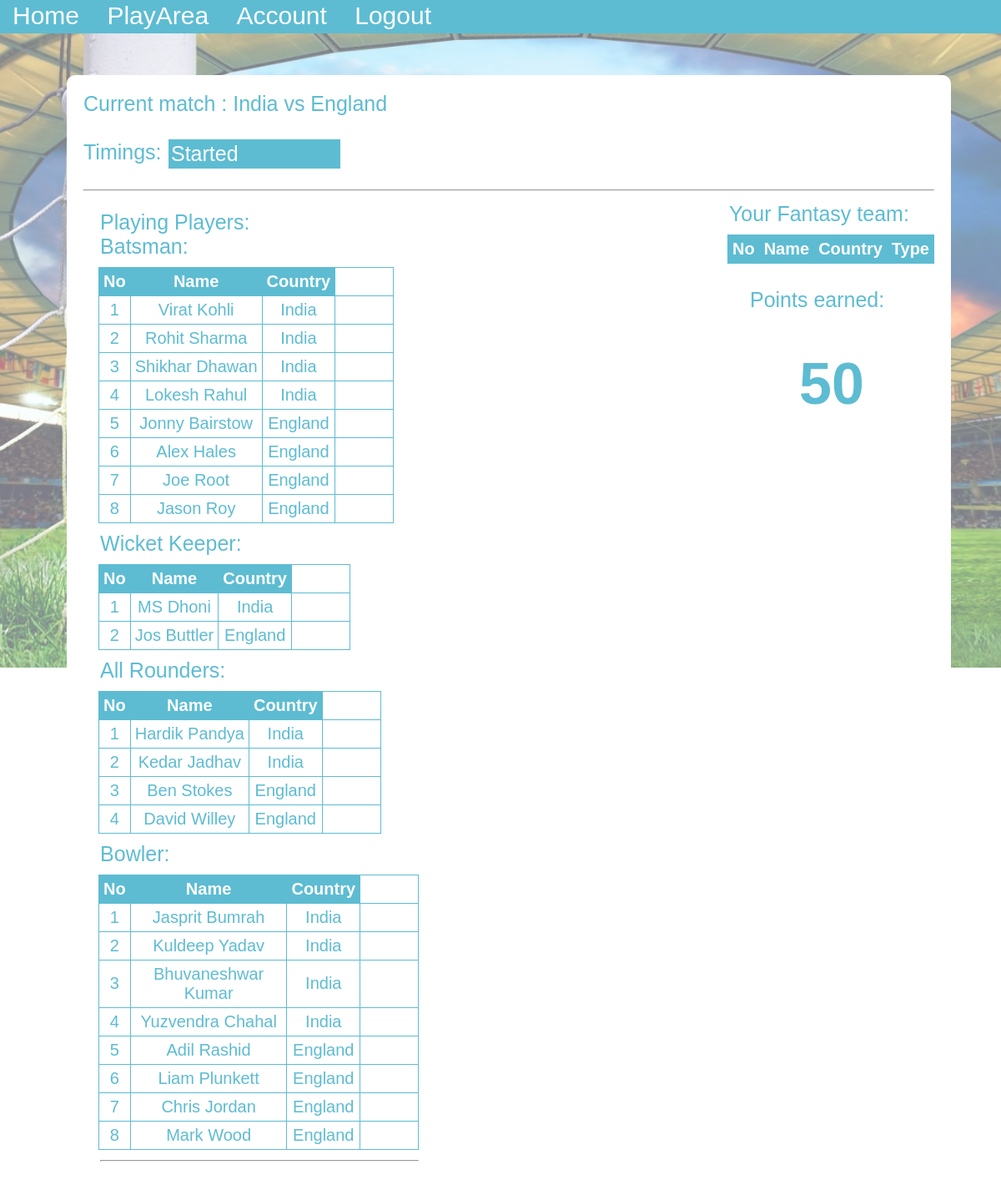
The app's page /dash/play.php (signed in) with its own data.
### tables this page shows
CREATE TABLE `matches` (
  `matchid` int(255) NOT NULL,
  `team1` varchar(100) NOT NULL,
  `team2` varchar(100) NOT NULL,
  `datetime` datetime NOT NULL
);

CREATE TABLE `playingplayers` (
  `ppid` int(100) NOT NULL,
  `playid` int(255) NOT NULL,
  `ppname` varchar(255) NOT NULL,
  `ppcountry` varchar(255) NOT NULL,
  `pptype` varchar(255) NOT NULL,
  `runs` varchar(255) NOT NULL,
  `wickets` varchar(255) NOT NULL,
  `points` varchar(255) NOT NULL
);

### dash/play.php (the view, shortened to what this page needs)
<html>
<head>
    <link rel="stylesheet" type="text/css" href="main.css" >
</head>
<?php
include '../connect.php';
?>
<body>
<div class='container'>
<div class='main'>
    <div class='tabs'>
        <a href="index.php">Home</a>
        <a href="play.php">PlayArea</a>
        <a href="account.php">Account</a>
        <a href="logout.php">Logout</a>
    </div>
    <div class='playarea'>
        Current match :
        <?php
            $q="select * from matches where matchid=1";
            $result=mysqli_query($connect,$q);
            $row_users = mysqli_fetch_array($result);
        $team1=$_SESSION['team1'] = $row_users['team1'];
        $team2=$_SESSION['team2'] = $row_users['team2'];
        echo $team1 ," vs ", $team2;
        echo "<br>";
        ?>
        <div class='time'>
            <br>
        Timings:
        <p id='timer'></p></div>
        <hr class='sep1'>
        <div class='cont'>
        <div class='side1'>
        <form method='post' action='select.php'>
        <div class='bats'>
        <?php
            $q1="select * from playingplayers where (ppcountry='$team1' && pptype='Batsman') || (ppcountry='$team2' && pptype='Batsman')";
            $result1=mysqli_query($connect,$q1);
            $no=1;
            echo "Playing Players:";
            echo "<br>";
            echo "Batsman:";
            echo "<table border='1' class='ptab'>
            <tr>
            <th>No</th>
            <th>Name</th>
            <th>Country</th>
            <th class='checkbox-td'>Select</th>";
            echo "</tr>";
            while($row = mysqli_fetch_array($result1))
             {
             echo "<tr>";
             echo "<td>" . $no++ . "</td>";
             echo "<td>" . $row['ppname'] . "</td>";
             echo "<td>" . $row['ppcountry'] . "</td>";
             echo "</tr>";
            }
            echo "</table>";
        ?>
        </div>
        <div class='wick'>
        <?php
            $q1="select * from playingplayers where (ppcountry='$team1' && pptype='WKT Keeper') || (ppcountry='$team2' && pptype='WKT Keeper')";
            $result1=mysqli_query($connect,$q1);
            $no=1;
            echo "Wicket Keeper:";
            echo "<table border='1' class='ptab'>
            <tr>
            <th>No</th>
            <th>Name</th>
            <th>Country</th>";
            echo "</tr>";
            while($row = mysqli_fetch_array($result1))
             {
             echo "<tr>";
             echo "<td>" . $no++ . "</td>";
             echo "<td>" . $row['ppname'] . "</td>";
             echo "<td>" . $row['ppcountry'] . "</td>";
             echo "</tr>";
            }
            echo "</table>";
        ?>
        </div>
        <div class='allrounder'>
        <?php
            $q1="select * from playingplayers where (ppcountry='$team1' && pptype='All Rounder') || (ppcountry='$team2' && pptype='All Rounder')";
            $result1=mysqli_query($connect,$q1);
            $no=1;
            echo "All Rounders:";
            echo "<table border='1' class='ptab'>
            <tr>
            <th>No</th>
            <th>Name</th>
            <th>Country</th>";
            echo "</tr>";
            while($row = mysqli_fetch_array($result1))
             {
             echo "<tr>";
             echo "<td>" . $no++ . "</td>";
             echo "<td>" . $row['ppname'] . "</td>";
             echo "<td>" . $row['ppcountry'] . "</td>";
             echo "</tr>";
            }
            echo "</table>";
        ?>
        </div>
        <div class='bowler'>
        <?php
            $q1="select * from playingplayers where (ppcountry='$team1' && pptype='Bowler') || (ppcountry='$team2' && pptype='Bowler')";
            $result1=mysqli_query($connect,$q1);
            $no=1;
            echo "Bowler:";
            echo "<table border='1' class='ptab'>
            <tr>
            <th>No</th>
            <th>Name</th>
            <th>Country</th>";
            echo "</tr>";
            while($row = mysqli_fetch_array($result1))
             {
             echo "<tr>";
             echo "<td>" . $no++ . "</td>";
             echo "<td>" . $row['ppname'] . "</td>";
             echo "<td>" . $row['ppcountry'] . "</td>";
             echo "</tr>";
            }
            echo "</table>";
            echo "<hr>"
        ?>
        </div>
        </form>
        </div>
        <div class='side2'>
        <div class='your11'>
        <?php
            echo "Your Fantasy team:";
            echo "<table border='1' class='ptab'>
            <tr>
            <th>No</th>
            <th>Name</th>
            <th>Country</th>
            <th>Type</th>
            </tr>";
            echo "</table>";
        ?>
        </div>
        <div class='usscore'>
        &emsp; <br>&emsp;Points earned:<h1 class='ptext'><?php echo $_SESSION['points']; ?></h1>
        </div>
        </div>
        </div>
    </div>
</div>
</div>
</body>
</html>

### dash/main.css (style rules this page uses)
body { font-family: Arial, Helvetica, sans-serif; margin: 0px }
.container { width: 100%; height: 100%; position: relative; }
.container:after { background-image: url('../layouts/main.jpg'); background-repeat: no-repeat; background-size: cover; width:100%; height:100%; position:absolute; top:0; left:0; opacity:0.5; content:''; }
.main { position:relative; z-index:1; }
.tabs { background-color: #5DBCD2; color: white; height: 40px; font-size: 30px; }
a { text-decoration: none; color:white; margin-left: 5px; vertical-align: middle; padding: 5px 10px; }
.accounts,.playarea { background-color: white; color: #5DBCD2; margin-top: 50px; margin-left: 80px; margin-right: 100px; margin-bottom: 10px; width: 85%; height: 100%; border-radius: 10px; padding: 20px 20px; font-size: 25px; }
.ptext { text-align: center; font-size: 70px }
table,td { background-color: white; color: #5DBCD2; padding: 5px 5px; margin-left: 60px; margin-top: 10px; font-size: 20px; text-align: center; border:1px solid #5DBCD2 ; border-collapse:collapse }
th { background-color: #5DBCD2; color: white; border:1px solid #5DBCD2 ; text-align: center; padding: 5px 5px; text-align: center; }
#timer { margin-top: -30px; margin-left: 10%; border: 1px solid #5DBCD2; padding: 2px; width: 200px; background: #5DBCD2; color: white }
.ptab { margin-left: -2px }
.bats,.wick,.allrounder,.bowler { margin-left: 5%; margin-top:10px }
.side2 { float: right; }
.side1 { float:left; }

### records on screen
matches: team1 "India", team2 "England"
playingplayers: ppname "Virat Kohli", ppcountry "India"
playingplayers: ppname "Rohit Sharma", ppcountry "India"
playingplayers: ppname "Shikhar Dhawan", ppcountry "India"
playingplayers: ppname "Lokesh Rahul", ppcountry "India"
playingplayers: ppname "Jonny Bairstow", ppcountry "England"
playingplayers: ppname "Alex Hales", ppcountry "England"
playingplayers: ppname "Joe Root", ppcountry "England"
playingplayers: ppname "Jason Roy", ppcountry "England"
playingplayers: ppname "MS Dhoni", ppcountry "India"
playingplayers: ppname "Jos Buttler", ppcountry "England"
playingplayers: ppname "Hardik Pandya", ppcountry "India"
playingplayers: ppname "Kedar Jadhav", ppcountry "India"
playingplayers: ppname "Ben Stokes", ppcountry "England"
playingplayers: ppname "David Willey", ppcountry "England"
playingplayers: ppname "Jasprit Bumrah", ppcountry "India"
playingplayers: ppname "Kuldeep Yadav", ppcountry "India"
playingplayers: ppname "Bhuvaneshwar Kumar", ppcountry "India"
playingplayers: ppname "Yuzvendra Chahal", ppcountry "India"
playingplayers: ppname "Adil Rashid", ppcountry "England"
playingplayers: ppname "Liam Plunkett", ppcountry "England"
playingplayers: ppname "Chris Jordan", ppcountry "England"
playingplayers: ppname "Mark Wood", ppcountry "England"

### other values on screen
$_SESSION['points'] "50"
